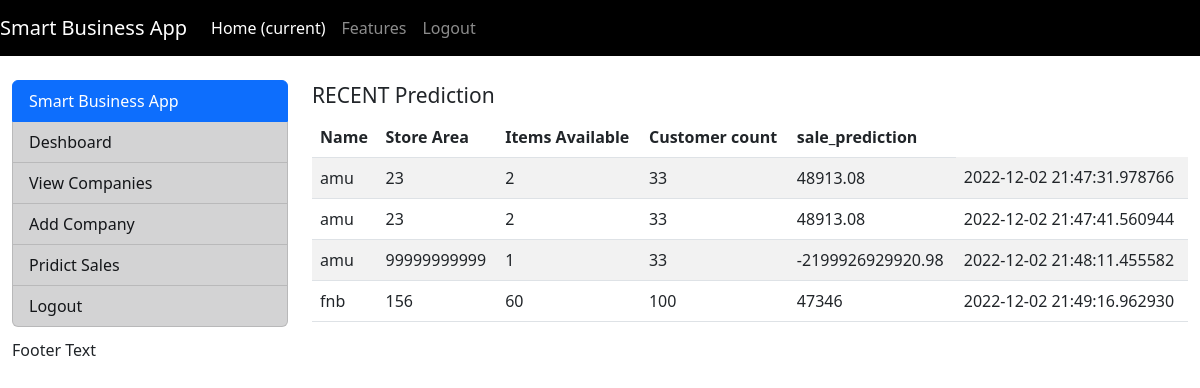
Page /business (signed in) on the committed database.
### Website/model.py (models this page shows)
class Prediction(db.Model):
    id=db.Column(db.Integer,primary_key=True)
    name=db.Column(db.String(150))
    Store_Area=db.Column(db.Integer)
    Items_Available=db.Column(db.Integer)
    Customer_count=db.Column(db.Integer)
    sale_prediction=db.Column(db.Integer)
    date_created=db.Column(db.DateTime(timezone=True),default=func.now)
    user_id=db.Column(db.Integer,db.ForeignKey('user.id'))

### Website/views.py (the view)
@views.route('/business')
def business():
   return render_template('business.html',user=current_user)

### Website/__init__.py (called while the page is built)
def create_app():
    app=Flask(__name__)
    app.config['SECRET_KEY']='fkkfdkdfkkdf'
    app.config['SQLALCHEMY_DATABASE_URI']=f'sqlite:///{DB_NAME}'
    db.init_app(app)
    from .views import views
    from .auth import auth
    app.register_blueprint(views,url_prefix='/')
    app.register_blueprint(auth,url_prefix='/')
    from .model import User,Post,Company,Address,Prediction
    create_database(app)
    login_manager =LoginManager()
    login_manager.login_view="auth.login"
    login_manager.init_app(app)
    @login_manager.user_loader
    def load_user(id):
        return User.query.get(int(id))
    return app

### Website/templates/business.html (shortened to what this page needs)
{% extends 'layout.html' %}
{%block content%}
<div id =wrapper>
  <div class="container-fluid">
    <div class="row content mt-4">
      <div class="col-sm-3 sidenav ">
        {% include 'bus_nev.html' %}
      </div>
      <div class="col-sm-9">
        <h4><small>RECENT Prediction</small></h4>
        <table id="data" class="table table-striped">
          <thead>
            <tr>
              <th>Name</th>
              <th>Store Area</th>
              <th>Items Available</th>
              <th>Customer count</th>
              <th>sale_prediction</th>
            </tr>
          </thead>
          <tbody>
        {% for pre in user.Prediction %}
        <tr>
        <td >{{pre.name}}</td>
        <td >{{pre.Store_Area}}</td>
        <td >{{pre.Items_Available}}</td>
        <td >{{pre.Customer_count}}</td>
        <td >{{pre.sale_prediction}}</td>
        <td >{{pre.date_created}}</td>
        </tr>
        {%endfor%}
      </tbody>
    </table>
      </div>
      </div>
    </div>
  </div>
  <footer class="container-fluid">
    <p>Footer Text</p>
  </footer>
  </body>
{% endblock %}

### Website/templates/layout.html (shortened to what this page needs)
<!DOCTYPE html>
<html lang="en">
<head>
    <link rel="stylesheet" href='https://cdn.jsdelivr.net/npm/bootstrap@5.2.3/dist/css/bootstrap.min.css'>
</head>
<body>
  <nav class="navbar navbar-expand-lg navbar-dark bg-black">
    <a class="navbar-brand" href="/">Smart Business App</a>
    <div class="collapse navbar-collapse" id="navbarNavAltMarkup">
      <div class="navbar-nav">
        <a class="nav-item nav-link active" href="#">Home <span class="sr-only">(current)</span></a>
        <a class="nav-item nav-link" href="#">Features</a>
        <a class="nav-item nav-link " href="#">Logout</a>
      </div>
    </div>
  </nav>
    {% block content %}{% endblock content %}
</body>
</html>

### Website/templates/bus_nev.html
{%block content%}
<div id =wrapper>
    <div id ="sidebar-nav mb-4">
        <div class="list-group ">
            <a href="#" class="list-group-item list-group-item-action active">
              Smart Business App
            </a>
            <a href="/" class="list-group-item list-group-item-action list-group-item-dark">Deshboard</a>
            <a href="getCompanies" class="list-group-item list-group-item-action list-group-item-dark">View Companies</a>
            <a href="add_companies" class="list-group-item list-group-item-action list-group-item-dark">Add Company</a>
            <a href="prediction" class="list-group-item list-group-item-action list-group-item-dark">Pridict Sales</a>
            <a href="/" class="list-group-item list-group-item-action list-group-item-dark">Logout</a>
          </div>
</div>
</div>
{% endblock %}

### rows in the picture
Prediction: name "amu", Store_Area "23", Items_Available "2", Customer_count "33", sale_prediction "48913.08", date_created "2022-12-02 21:47:31.978766"
Prediction: name "amu", Store_Area "23", Items_Available "2", Customer_count "33", sale_prediction "48913.08", date_created "2022-12-02 21:47:41.560944"
Prediction: name "amu", Store_Area "99999999999", Items_Available "1", Customer_count "33", sale_prediction "-2199926929920.98", date_created "2022-12-02 21:48:11.455582"
Prediction: name "fnb", Store_Area "156", Items_Available "60", Customer_count "100", sale_prediction "47346", date_created "2022-12-02 21:49:16.962930"
